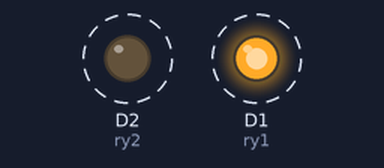
Bench run of a sketch on a simulated ESP8266 (NodeMCU). Shown: output pins drawn as LEDs (lit = HIGH). Dashed ring = blinking.

Above: at 0.1 s.
Timing chart, 0 to 3.0 s (numbered marks = the images above):
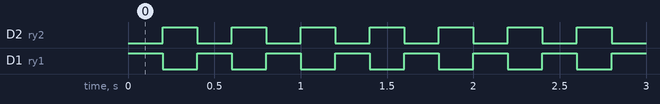

Measured:
- by itself, D2 (ry2), D1 (ry1): alternates HIGH for 0.20 s and LOW for 0.20 s

The sketch:

ESP8266-RY.ino
```cpp
int ry1 = D1;
int ry2 = D2;

void setup() {
  pinMode(ry1, OUTPUT);
  pinMode(ry2, OUTPUT);

}

void loop() {

  digitalWrite(ry1, HIGH);
  digitalWrite(ry2, LOW);
  delay(200);
  digitalWrite(ry1, LOW);
  digitalWrite(ry2, HIGH);
  delay(200);


}
```
